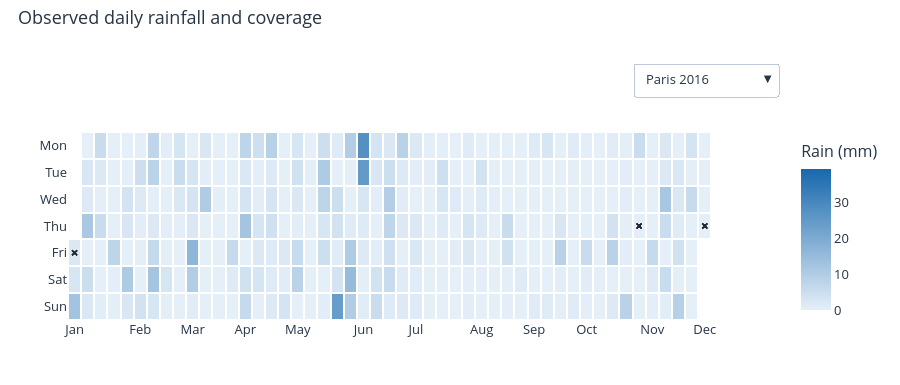

Here is the notebook cell this chart was saved with:
### Markdown cell above
### Daily rainfall calendar

Pick a city and year to see precipitation summed across observed hours each day. An **×** marks a partial day with 1–23 recorded hourly amounts. Gray marks a day within the observation span with no recorded rainfall amount. Blank cells fall outside the observation span or the selected year.

### Code cell
fig_calendar = make_rainfall_calendar(hours)
fig_calendar.show()

### Figure 1 — Plotly figure (JSON) as saved in the notebook; plotly's stock layout.template omitted (floating-point values rounded to 4 significant figures; data arrays with more than 128 entries replaced by an {"elided": "..."} marker saying what was removed)
{"data": [{"coloraxis": "coloraxis", "customdata": {"elided": "7x54 int values"}, "hoverongaps": false, "hovertemplate": "%{text}<br>Observed rain %{z:.2f} mm<br>Hours observed %{customdata}/24<extra>%{fullData.name}</extra>", "name": "Paris 2016", "text": {"elided": "7x54 str values"}, "type": "heatmap", "visible": true, "x": [0, 1, 2, 3, 4, 5, 6, 7, 8, 9, 10, 11, 12, 13, 14, 15, 16, 17, 18, 19, 20, 21, 22, 23, 24, 25, 26, 27, 28, 29, 30, 31, 32, 33, 34, 35, 36, 37, 38, 39, 40, 41, 42, 43, 44, 45, 46, 47, 48, 49, 50, 51, 52, 53], "xgap": 2, "y": ["Mon", "Tue", "Wed", "Thu", "Fri", "Sat", "Sun"], "ygap": 2, "z": {"elided": "7x54 float values"}}, {"colorscale": [[0, "#aab2bd"], [1, "#aab2bd"]], "hoverongaps": false, "hovertemplate": "%{text}<br>No observed rainfall amounts (0/24 hours)<extra>%{fullData.name}</extra>", "name": "Paris 2016", "showscale": false, "text": {"elided": "7x54 str values"}, "type": "heatmap", "visible": true, "x": [0, 1, 2, 3, 4, 5, 6, 7, 8, 9, 10, 11, 12, 13, 14, 15, 16, 17, 18, 19, 20, 21, 22, 23, 24, 25, 26, 27, 28, 29, 30, 31, 32, 33, 34, 35, 36, 37, 38, 39, 40, 41, 42, 43, 44, 45, 46, 47, 48, 49, 50, 51, 52, 53], "xgap": 2, "y": ["Mon", "Tue", "Wed", "Thu", "Fri", "Sat", "Sun"], "ygap": 2, "z": {"elided": "7x54 null values"}, "zmax": 1, "zmin": 0}, {"hoverinfo": "skip", "marker": {"color": "#1f2937", "line": {"color": "white", "width": 1}, "size": 7, "symbol": "x"}, "mode": "markers", "showlegend": false, "type": "scatter", "visible": true, "x": [0, 43, 48], "y": ["Fri", "Thu", "Thu"]}, {"coloraxis": "coloraxis", "customdata": {"elided": "7x54 int values"}, "hoverongaps": false, "hovertemplate": "%{text}<br>Observed rain %{z:.2f} mm<br>Hours observed %{customdata}/24<extra>%{fullData.name}</extra>", "name": "Luzern 2015", "text": {"elided": "7x54 str values"}, "type": "heatmap", "visible": false, "x": [0, 1, 2, 3, 4, 5, 6, 7, 8, 9, 10, 11, 12, 13, 14, 15, 16, 17, 18, 19, 20, 21, 22, 23, 24, 25, 26, 27, 28, 29, 30, 31, 32, 33, 34, 35, 36, 37, 38, 39, 40, 41, 42, 43, 44, 45, 46, 47, 48, 49, 50, 51, 52, 53], "xgap": 2, "y": ["Mon", "Tue", "Wed", "Thu", "Fri", "Sat", "Sun"], "ygap": 2, "z": {"elided": "7x54 float values"}}, {"colorscale": [[0, "#aab2bd"], [1, "#aab2bd"]], "hoverongaps": false, "hovertemplate": "%{text}<br>No observed rainfall amounts (0/24 hours)<extra>%{fullData.name}</extra>", "name": "Luzern 2015", "showscale": false, "text": {"elided": "7x54 str values"}, "type": "heatmap", "visible": false, "x": [0, 1, 2, 3, 4, 5, 6, 7, 8, 9, 10, 11, 12, 13, 14, 15, 16, 17, 18, 19, 20, 21, 22, 23, 24, 25, 26, 27, 28, 29, 30, 31, 32, 33, 34, 35, 36, 37, 38, 39, 40, 41, 42, 43, 44, 45, 46, 47, 48, 49, 50, 51, 52, 53], "xgap": 2, "y": ["Mon", "Tue", "Wed", "Thu", "Fri", "Sat", "Sun"], "ygap": 2, "z": {"elided": "7x54 null values"}, "zmax": 1, "zmin": 0}, {"hoverinfo": "skip", "marker": {"color": "#1f2937", "line": {"color": "white", "width": 1}, "size": 7, "symbol": "x"}, "mode": "markers", "showlegend": false, "type": "scatter", "visible": false, "x": [20], "y": ["Wed"]}, {"coloraxis": "coloraxis", "customdata": {"elided": "7x54 int values"}, "hoverongaps": false, "hovertemplate": "%{text}<br>Observed rain %{z:.2f} mm<br>Hours observed %{customdata}/24<extra>%{fullData.name}</extra>", "name": "Luzern 2016", "text": {"elided": "7x54 str values"}, "type": "heatmap", "visible": false, "x": [0, 1, 2, 3, 4, 5, 6, 7, 8, 9, 10, 11, 12, 13, 14, 15, 16, 17, 18, 19, 20, 21, 22, 23, 24, 25, 26, 27, 28, 29, 30, 31, 32, 33, 34, 35, 36, 37, 38, 39, 40, 41, 42, 43, 44, 45, 46, 47, 48, 49, 50, 51, 52, 53], "xgap": 2, "y": ["Mon", "Tue", "Wed", "Thu", "Fri", "Sat", "Sun"], "ygap": 2, "z": {"elided": "7x54 int values"}}, {"colorscale": [[0, "#aab2bd"], [1, "#aab2bd"]], "hoverongaps": false, "hovertemplate": "%{text}<br>No observed rainfall amounts (0/24 hours)<extra>%{fullData.name}</extra>", "name": "Luzern 2016", "showscale": false, "text": {"elided": "7x54 str values"}, "type": "heatmap", "visible": false, "x": [0, 1, 2, 3, 4, 5, 6, 7, 8, 9, 10, 11, 12, 13, 14, 15, 16, 17, 18, 19, 20, 21, 22, 23, 24, 25, 26, 27, 28, 29, 30, 31, 32, 33, 34, 35, 36, 37, 38, 39, 40, 41, 42, 43, 44, 45, 46, 47, 48, 49, 50, 51, 52, 53], "xgap": 2, "y": ["Mon", "Tue", "Wed", "Thu", "Fri", "Sat", "Sun"], "ygap": 2, "z": {"elided": "7x54 null values"}, "zmax": 1, "zmin": 0}, {"hoverinfo": "skip", "marker": {"color": "#1f2937", "line": {"color": "white", "width": 1}, "size": 7, "symbol": "x"}, "mode": "markers", "showlegend": false, "type": "scatter", "visible": false, "x": [0], "y": ["Fri"]}, {"coloraxis": "coloraxis", "customdata": {"elided": "7x54 int values"}, "hoverongaps": false, "hovertemplate": "%{text}<br>Observed rain %{z:.2f} mm<br>Hours observed %{customdata}/24<extra>%{fullData.name}</extra>", "name": "Hamburg 2016", "text": {"elided": "7x54 str values"}, "type": "heatmap", "visible": false, "x": [0, 1, 2, 3, 4, 5, 6, 7, 8, 9, 10, 11, 12, 13, 14, 15, 16, 17, 18, 19, 20, 21, 22, 23, 24, 25, 26, 27, 28, 29, 30, 31, 32, 33, 34, 35, 36, 37, 38, 39, 40, 41, 42, 43, 44, 45, 46, 47, 48, 49, 50, 51, 52, 53], "xgap": 2, "y": ["Mon", "Tue", "Wed", "Thu", "Fri", "Sat", "Sun"], "ygap": 2, "z": {"elided": "7x54 float values"}}, {"colorscale": [[0, "#aab2bd"], [1, "#aab2bd"]], "hoverongaps": false, "hovertemplate": "%{text}<br>No observed rainfall amounts (0/24 hours)<extra>%{fullData.name}</extra>", "name": "Hamburg 2016", "showscale": false, "text": {"elided": "7x54 str values"}, "type": "heatmap", "visible": false, "x": [0, 1, 2, 3, 4, 5, 6, 7, 8, 9, 10, 11, 12, 13, 14, 15, 16, 17, 18, 19, 20, 21, 22, 23, 24, 25, 26, 27, 28, 29, 30, 31, 32, 33, 34, 35, 36, 37, 38, 39, 40, 41, 42, 43, 44, 45, 46, 47, 48, 49, 50, 51, 52, 53], "xgap": 2, "y": ["Mon", "Tue", "Wed", "Thu", "Fri", "Sat", "Sun"], "ygap": 2, "z": {"elided": "7x54 null values"}, "zmax": 1, "zmin": 0}, {"hoverinfo": "skip", "marker": {"color": "#1f2937", "line": {"color": "white", "width": 1}, "size": 7, "symbol": "x"}, "mode": "markers", "showlegend": false, "type": "scatter", "visible": false, "x": [49], "y": ["Fri"]}, {"coloraxis": "coloraxis", "customdata": {"elided": "7x54 int values"}, "hoverongaps": false, "hovertemplate": "%{text}<br>Observed rain %{z:.2f} mm<br>Hours observed %{customdata}/24<extra>%{fullData.name}</extra>", "name": "Toronto 2016", "text": {"elided": "7x54 str values"}, "type": "heatmap", "visible": false, "x": [0, 1, 2, 3, 4, 5, 6, 7, 8, 9, 10, 11, 12, 13, 14, 15, 16, 17, 18, 19, 20, 21, 22, 23, 24, 25, 26, 27, 28, 29, 30, 31, 32, 33, 34, 35, 36, 37, 38, 39, 40, 41, 42, 43, 44, 45, 46, 47, 48, 49, 50, 51, 52, 53], "xgap": 2, "y": ["Mon", "Tue", "Wed", "Thu", "Fri", "Sat", "Sun"], "ygap": 2, "z": {"elided": "7x54 float values"}}, {"colorscale": [[0, "#aab2bd"], [1, "#aab2bd"]], "hoverongaps": false, "hovertemplate": "%{text}<br>No observed rainfall amounts (0/24 hours)<extra>%{fullData.name}</extra>", "name": "Toronto 2016", "showscale": false, "text": {"elided": "7x54 str values"}, "type": "heatmap", "visible": false, "x": [0, 1, 2, 3, 4, 5, 6, 7, 8, 9, 10, 11, 12, 13, 14, 15, 16, 17, 18, 19, 20, 21, 22, 23, 24, 25, 26, 27, 28, 29, 30, 31, 32, 33, 34, 35, 36, 37, 38, 39, 40, 41, 42, 43, 44, 45, 46, 47, 48, 49, 50, 51, 52, 53], "xgap": 2, "y": ["Mon", "Tue", "Wed", "Thu", "Fri", "Sat", "Sun"], "ygap": 2, "z": {"elided": "7x54 int values"}, "zmax": 1, "zmin": 0}, {"hoverinfo": "skip", "marker": {"color": "#1f2937", "line": {"color": "white", "width": 1}, "size": 7, "symbol": "x"}, "mode": "markers", "showlegend": false, "type": "scatter", "visible": false, "x": [], "y": []}, {"coloraxis": "coloraxis", "customdata": {"elided": "7x54 int values"}, "hoverongaps": false, "hovertemplate": "%{text}<br>Observed rain %{z:.2f} mm<br>Hours observed %{customdata}/24<extra>%{fullData.name}</extra>", "name": "Toronto 2017", "text": {"elided": "7x54 str values"}, "type": "heatmap", "visible": false, "x": [0, 1, 2, 3, 4, 5, 6, 7, 8, 9, 10, 11, 12, 13, 14, 15, 16, 17, 18, 19, 20, 21, 22, 23, 24, 25, 26, 27, 28, 29, 30, 31, 32, 33, 34, 35, 36, 37, 38, 39, 40, 41, 42, 43, 44, 45, 46, 47, 48, 49, 50, 51, 52, 53], "xgap": 2, "y": ["Mon", "Tue", "Wed", "Thu", "Fri", "Sat", "Sun"], "ygap": 2, "z": {"elided": "7x54 float values"}}, {"colorscale": [[0, "#aab2bd"], [1, "#aab2bd"]], "hoverongaps": false, "hovertemplate": "%{text}<br>No observed rainfall amounts (0/24 hours)<extra>%{fullData.name}</extra>", "name": "Toronto 2017", "showscale": false, "text": {"elided": "7x54 str values"}, "type": "heatmap", "visible": false, "x": [0, 1, 2, 3, 4, 5, 6, 7, 8, 9, 10, 11, 12, 13, 14, 15, 16, 17, 18, 19, 20, 21, 22, 23, 24, 25, 26, 27, 28, 29, 30, 31, 32, 33, 34, 35, 36, 37, 38, 39, 40, 41, 42, 43, 44, 45, 46, 47, 48, 49, 50, 51, 52, 53], "xgap": 2, "y": ["Mon", "Tue", "Wed", "Thu", "Fri", "Sat", "Sun"], "ygap": 2, "z": {"elided": "7x54 null values"}, "zmax": 1, "zmin": 0}, {"hoverinfo": "skip", "marker": {"color": "#1f2937", "line": {"color": "white", "width": 1}, "size": 7, "symbol": "x"}, "mode": "markers", "showlegend": false, "type": "scatter", "visible": false, "x": [], "y": []}, {"coloraxis": "coloraxis", "customdata": {"elided": "7x54 int values"}, "hoverongaps": false, "hovertemplate": "%{text}<br>Observed rain %{z:.2f} mm<br>Hours observed %{customdata}/24<extra>%{fullData.name}</extra>", "name": "Essen 2017", "text": {"elided": "7x54 str values"}, "type": "heatmap", "visible": false, "x": [0, 1, 2, 3, 4, 5, 6, 7, 8, 9, 10, 11, 12, 13, 14, 15, 16, 17, 18, 19, 20, 21, 22, 23, 24, 25, 26, 27, 28, 29, 30, 31, 32, 33, 34, 35, 36, 37, 38, 39, 40, 41, 42, 43, 44, 45, 46, 47, 48, 49, 50, 51, 52, 53], "xgap": 2, "y": ["Mon", "Tue", "Wed", "Thu", "Fri", "Sat", "Sun"], "ygap": 2, "z": {"elided": "7x54 float values"}}, {"colorscale": [[0, "#aab2bd"], [1, "#aab2bd"]], "hoverongaps": false, "hovertemplate": "%{text}<br>No observed rainfall amounts (0/24 hours)<extra>%{fullData.name}</extra>", "name": "Essen 2017", "showscale": false, "text": {"elided": "7x54 str values"}, "type": "heatmap", "visible": false, "x": [0, 1, 2, 3, 4, 5, 6, 7, 8, 9, 10, 11, 12, 13, 14, 15, 16, 17, 18, 19, 20, 21, 22, 23, 24, 25, 26, 27, 28, 29, 30, 31, 32, 33, 34, 35, 36, 37, 38, 39, 40, 41, 42, 43, 44, 45, 46, 47, 48, 49, 50, 51, 52, 53], "xgap": 2, "y": ["Mon", "Tue", "Wed", "Thu", "Fri", "Sat", "Sun"], "ygap": 2, "z": {"elided": "7x54 int values"}, "zmax": 1, "zmin": 0}, {"hoverinfo": "skip", "marker": {"color": "#1f2937", "line": {"color": "white", "width": 1}, "size": 7, "symbol": "x"}, "mode": "markers", "showlegend": false, "type": "scatter", "visible": false, "x": [13, 36, 36, 38, 39], "y": ["Mon", "Wed", "Thu", "Sun", "Mon"]}, {"coloraxis": "coloraxis", "customdata": {"elided": "7x54 int values"}, "hoverongaps": false, "hovertemplate": "%{text}<br>Observed rain %{z:.2f} mm<br>Hours observed %{customdata}/24<extra>%{fullData.name}</extra>", "name": "Innsbruck 2017", "text": {"elided": "7x54 str values"}, "type": "heatmap", "visible": false, "x": [0, 1, 2, 3, 4, 5, 6, 7, 8, 9, 10, 11, 12, 13, 14, 15, 16, 17, 18, 19, 20, 21, 22, 23, 24, 25, 26, 27, 28, 29, 30, 31, 32, 33, 34, 35, 36, 37, 38, 39, 40, 41, 42, 43, 44, 45, 46, 47, 48, 49, 50, 51, 52, 53], "xgap": 2, "y": ["Mon", "Tue", "Wed", "Thu", "Fri", "Sat", "Sun"], "ygap": 2, "z": {"elided": "7x54 float values"}}, {"colorscale": [[0, "#aab2bd"], [1, "#aab2bd"]], "hoverongaps": false, "hovertemplate": "%{text}<br>No observed rainfall amounts (0/24 hours)<extra>%{fullData.name}</extra>", "name": "Innsbruck 2017", "showscale": false, "text": {"elided": "7x54 str values"}, "type": "heatmap", "visible": false, "x": [0, 1, 2, 3, 4, 5, 6, 7, 8, 9, 10, 11, 12, 13, 14, 15, 16, 17, 18, 19, 20, 21, 22, 23, 24, 25, 26, 27, 28, 29, 30, 31, 32, 33, 34, 35, 36, 37, 38, 39, 40, 41, 42, 43, 44, 45, 46, 47, 48, 49, 50, 51, 52, 53], "xgap": 2, "y": ["Mon", "Tue", "Wed", "Thu", "Fri", "Sat", "Sun"], "ygap": 2, "z": {"elided": "7x54 null values"}, "zmax": 1, "zmin": 0}, {"hoverinfo": "skip", "marker": {"color": "#1f2937", "line": {"color": "white", "width": 1}, "size": 7, "symbol": "x"}, "mode": "markers", "showlegend": false, "type": "scatter", "visible": false, "x": [], "y": []}, {"coloraxis": "coloraxis", "customdata": {"elided": "7x54 int values"}, "hoverongaps": false, "hovertemplate": "%{text}<br>Observed rain %{z:.2f} mm<br>Hours observed %{customdata}/24<extra>%{fullData.name}</extra>", "name": "Darmstadt 2015", "text": {"elided": "7x54 str values"}, "type": "heatmap", "visible": false, "x": [0, 1, 2, 3, 4, 5, 6, 7, 8, 9, 10, 11, 12, 13, 14, 15, 16, 17, 18, 19, 20, 21, 22, 23, 24, 25, 26, 27, 28, 29, 30, 31, 32, 33, 34, 35, 36, 37, 38, 39, 40, 41, 42, 43, 44, 45, 46, 47, 48, 49, 50, 51, 52, 53], "xgap": 2, "y": ["Mon", "Tue", "Wed", "Thu", "Fri", "Sat", "Sun"], "ygap": 2, "z": {"elided": "7x54 float values"}}, {"colorscale": [[0, "#aab2bd"], [1, "#aab2bd"]], "hoverongaps": false, "hovertemplate": "%{text}<br>No observed rainfall amounts (0/24 hours)<extra>%{fullData.name}</extra>", "name": "Darmstadt 2015", "showscale": false, "text": {"elided": "7x54 str values"}, "type": "heatmap", "visible": false, "x": [0, 1, 2, 3, 4, 5, 6, 7, 8, 9, 10, 11, 12, 13, 14, 15, 16, 17, 18, 19, 20, 21, 22, 23, 24, 25, 26, 27, 28, 29, 30, 31, 32, 33, 34, 35, 36, 37, 38, 39, 40, 41, 42, 43, 44, 45, 46, 47, 48, 49, 50, 51, 52, 53], "xgap": 2, "y": ["Mon", "Tue", "Wed", "Thu", "Fri", "Sat", "Sun"], "ygap": 2, "z": {"elided": "7x54 int values"}, "zmax": 1, "zmin": 0}, {"hoverinfo": "skip", "marker": {"color": "#1f2937", "line": {"color": "white", "width": 1}, "size": 7, "symbol": "x"}, "mode": "markers", "showlegend": false, "type": "scatter", "visible": false, "x": [39, 39, 40, 40], "y": ["Tue", "Wed", "Mon", "Tue"]}, {"coloraxis": "coloraxis", "customdata": {"elided": "7x54 int values"}, "hoverongaps": false, "hovertemplate": "%{text}<br>Observed rain %{z:.2f} mm<br>Hours observed %{customdata}/24<extra>%{fullData.name}</extra>", "name": "Darmstadt 2016", "text": {"elided": "7x54 str values"}, "type": "heatmap", "visible": false, "x": [0, 1, 2, 3, 4, 5, 6, 7, 8, 9, 10, 11, 12, 13, 14, 15, 16, 17, 18, 19, 20, 21, 22, 23, 24, 25, 26, 27, 28, 29, 30, 31, 32, 33, 34, 35, 36, 37, 38, 39, 40, 41, 42, 43, 44, 45, 46, 47, 48, 49, 50, 51, 52, 53], "xgap": 2, "y": ["Mon", "Tue", "Wed", "Thu", "Fri", "Sat", "Sun"], "ygap": 2, "z": {"elided": "7x54 float values"}}, {"colorscale": [[0, "#aab2bd"], [1, "#aab2bd"]], "hoverongaps": false, "hovertemplate": "%{text}<br>No observed rainfall amounts (0/24 hours)<extra>%{fullData.name}</extra>", "name": "Darmstadt 2016", "showscale": false, "text": {"elided": "7x54 str values"}, "type": "heatmap", "visible": false, "x": [0, 1, 2, 3, 4, 5, 6, 7, 8, 9, 10, 11, 12, 13, 14, 15, 16, 17, 18, 19, 20, 21, 22, 23, 24, 25, 26, 27, 28, 29, 30, 31, 32, 33, 34, 35, 36, 37, 38, 39, 40, 41, 42, 43, 44, 45, 46, 47, 48, 49, 50, 51, 52, 53], "xgap": 2, "y": ["Mon", "Tue", "Wed", "Thu", "Fri", "Sat", "Sun"], "ygap": 2, "z": {"elided": "7x54 int values"}, "zmax": 1, "zmin": 0}, {"hoverinfo": "skip", "marker": {"color": "#1f2937", "line": {"color": "white", "width": 1}, "size": 7, "symbol": "x"}, "mode": "markers", "showlegend": false, "type": "scatter", "visible": false, "x": [], "y": []}, {"coloraxis": "coloraxis", "customdata": {"elided": "7x54 int values"}, "hoverongaps": false, "hovertemplate": "%{text}<br>Observed rain %{z:.2f} mm<br>Hours observed %{customdata}/24<extra>%{fullData.name}</extra>", "name": "Manchester 2017", "text": {"elided": "7x54 str values"}, "type": "heatmap", "visible": false, "x": [0, 1, 2, 3, 4, 5, 6, 7, 8, 9, 10, 11, 12, 13, 14, 15, 16, 17, 18, 19, 20, 21, 22, 23, 24, 25, 26, 27, 28, 29, 30, 31, 32, 33, 34, 35, 36, 37, 38, 39, 40, 41, 42, 43, 44, 45, 46, 47, 48, 49, 50, 51, 52, 53], "xgap": 2, "y": ["Mon", "Tue", "Wed", "Thu", "Fri", "Sat", "Sun"], "ygap": 2, "z": {"elided": "7x54 float values"}}, {"colorscale": [[0, "#aab2bd"], [1, "#aab2bd"]], "hoverongaps": false, "hovertemplate": "%{text}<br>No observed rainfall amounts (0/24 hours)<extra>%{fullData.name}</extra>", "name": "Manchester 2017", "showscale": false, "text": {"elided": "7x54 str values"}, "type": "heatmap", "visible": false, "x": [0, 1, 2, 3, 4, 5, 6, 7, 8, 9, 10, 11, 12, 13, 14, 15, 16, 17, 18, 19, 20, 21, 22, 23, 24, 25, 26, 27, 28, 29, 30, 31, 32, 33, 34, 35, 36, 37, 38, 39, 40, 41, 42, 43, 44, 45, 46, 47, 48, 49, 50, 51, 52, 53], "xgap": 2, "y": ["Mon", "Tue", "Wed", "Thu", "Fri", "Sat", "Sun"], "ygap": 2, "z": {"elided": "7x54 int values"}, "zmax": 1, "zmin": 0}, {"hoverinfo": "skip", "marker": {"color": "#1f2937", "line": {"color": "white", "width": 1}, "size": 7, "symbol": "x"}, "mode": "markers", "showlegend": false, "type": "scatter", "visible": false, "x": [36, 38, 38, 38, 39, 46, 46], "y": ["Fri", "Mon", "Wed", "Fri", "Sun", "Mon", "Sat"]}], "layout": {"coloraxis": {"cmax": 39.39, "cmin": 0, "colorbar": {"title": {"text": "Rain (mm)"}}, "colorscale": [[0, "#e5eff8"], [1, "#1768ac"]]}, "font": {"color": "#253447", "size": 13}, "height": 385, "legend": {"orientation": "h", "y": 1.02, "yanchor": "bottom"}, "margin": {"b": 65, "l": 68, "r": 35, "t": 132}, "title": {"text": "Observed daily rainfall and coverage", "x": 0.02, "y": 0.97, "yanchor": "top"}, "updatemenus": [{"active": 0, "buttons": [{"args": [{"visible": [true, true, true, false, false, false, false, false, false, false, false, false, false, false, false, false, false, false, false, false, false, false, false, false, false, false, false, false, false, false, false, false, false]}, {"xaxis.tickvals": [0, 5, 9, 13, 17, 22, 26, 31, 35, 39, 44, 48]}], "label": "Paris 2016", "method": "update"}, {"args": [{"visible": [false, false, false, true, true, true, false, false, false, false, false, false, false, false, false, false, false, false, false, false, false, false, false, false, false, false, false, false, false, false, false, false, false]}, {"xaxis.tickvals": [0, 4, 8, 13, 17, 22, 26, 30, 35, 39, 43, 48]}], "label": "Luzern 2015", "method": "update"}, {"args": [{"visible": [false, false, false, false, false, false, true, true, true, false, false, false, false, false, false, false, false, false, false, false, false, false, false, false, false, false, false, false, false, false, false, false, false]}, {"xaxis.tickvals": [0, 5, 9, 13, 17, 22, 26, 31, 35, 39, 44, 48]}], "label": "Luzern 2016", "method": "update"}, {"args": [{"visible": [false, false, false, false, false, false, false, false, false, true, true, true, false, false, false, false, false, false, false, false, false, false, false, false, false, false, false, false, false, false, false, false, false]}, {"xaxis.tickvals": [0, 5, 9, 13, 17, 22, 26, 31, 35, 39, 44, 48]}], "label": "Hamburg 2016", "method": "update"}, {"args": [{"visible": [false, false, false, false, false, false, false, false, false, false, false, false, true, true, true, false, false, false, false, false, false, false, false, false, false, false, false, false, false, false, false, false, false]}, {"xaxis.tickvals": [0, 5, 9, 13, 17, 22, 26, 31, 35, 39, 44, 48]}], "label": "Toronto 2016", "method": "update"}, {"args": [{"visible": [false, false, false, false, false, false, false, false, false, false, false, false, false, false, false, true, true, true, false, false, false, false, false, false, false, false, false, false, false, false, false, false, false]}, {"xaxis.tickvals": [0, 5, 9, 13, 18, 22, 26, 31, 35, 39, 44, 48]}], "label": "Toronto 2017", "method": "update"}, {"args": [{"visible": [false, false, false, false, false, false, false, false, false, false, false, false, false, false, false, false, false, false, true, true, true, false, false, false, false, false, false, false, false, false, false, false, false]}, {"xaxis.tickvals": [0, 5, 9, 13, 18, 22, 26, 31, 35, 39, 44, 48]}], "label": "Essen 2017", "method": "update"}, {"args": [{"visible": [false, false, false, false, false, false, false, false, false, false, false, false, false, false, false, false, false, false, false, false, false, true, true, true, false, false, false, false, false, false, false, false, false]}, {"xaxis.tickvals": [0, 5, 9, 13, 18, 22, 26, 31, 35, 39, 44, 48]}], "label": "Innsbruck 2017", "method": "update"}, {"args": [{"visible": [false, false, false, false, false, false, false, false, false, false, false, false, false, false, false, false, false, false, false, false, false, false, false, false, true, true, true, false, false, false, false, false, false]}, {"xaxis.tickvals": [0, 4, 8, 13, 17, 22, 26, 30, 35, 39, 43, 48]}], "label": "Darmstadt 2015", "method": "update"}, {"args": [{"visible": [false, false, false, false, false, false, false, false, false, false, false, false, false, false, false, false, false, false, false, false, false, false, false, false, false, false, false, true, true, true, false, false, false]}, {"xaxis.tickvals": [0, 5, 9, 13, 17, 22, 26, 31, 35, 39, 44, 48]}], "label": "Darmstadt 2016", "method": "update"}, {"args": [{"visible": [false, false, false, false, false, false, false, false, false, false, false, false, false, false, false, false, false, false, false, false, false, false, false, false, false, false, false, false, false, false, true, true, true]}, {"xaxis.tickvals": [0, 5, 9, 13, 18, 22, 26, 31, 35, 39, 44, 48]}], "label": "Manchester 2017", "method": "update"}], "x": 1, "xanchor": "right", "y": 1.19, "yanchor": "bottom"}], "xaxis": {"range": [-0.5, 53.5], "showgrid": false, "tickmode": "array", "ticktext": ["Jan", "Feb", "Mar", "Apr", "May", "Jun", "Jul", "Aug", "Sep", "Oct", "Nov", "Dec"], "tickvals": [0, 5, 9, 13, 17, 22, 26, 31, 35, 39, 44, 48], "zeroline": false}, "yaxis": {"autorange": "reversed", "categoryarray": ["Mon", "Tue", "Wed", "Thu", "Fri", "Sat", "Sun"], "categoryorder": "array", "showgrid": false}}}
